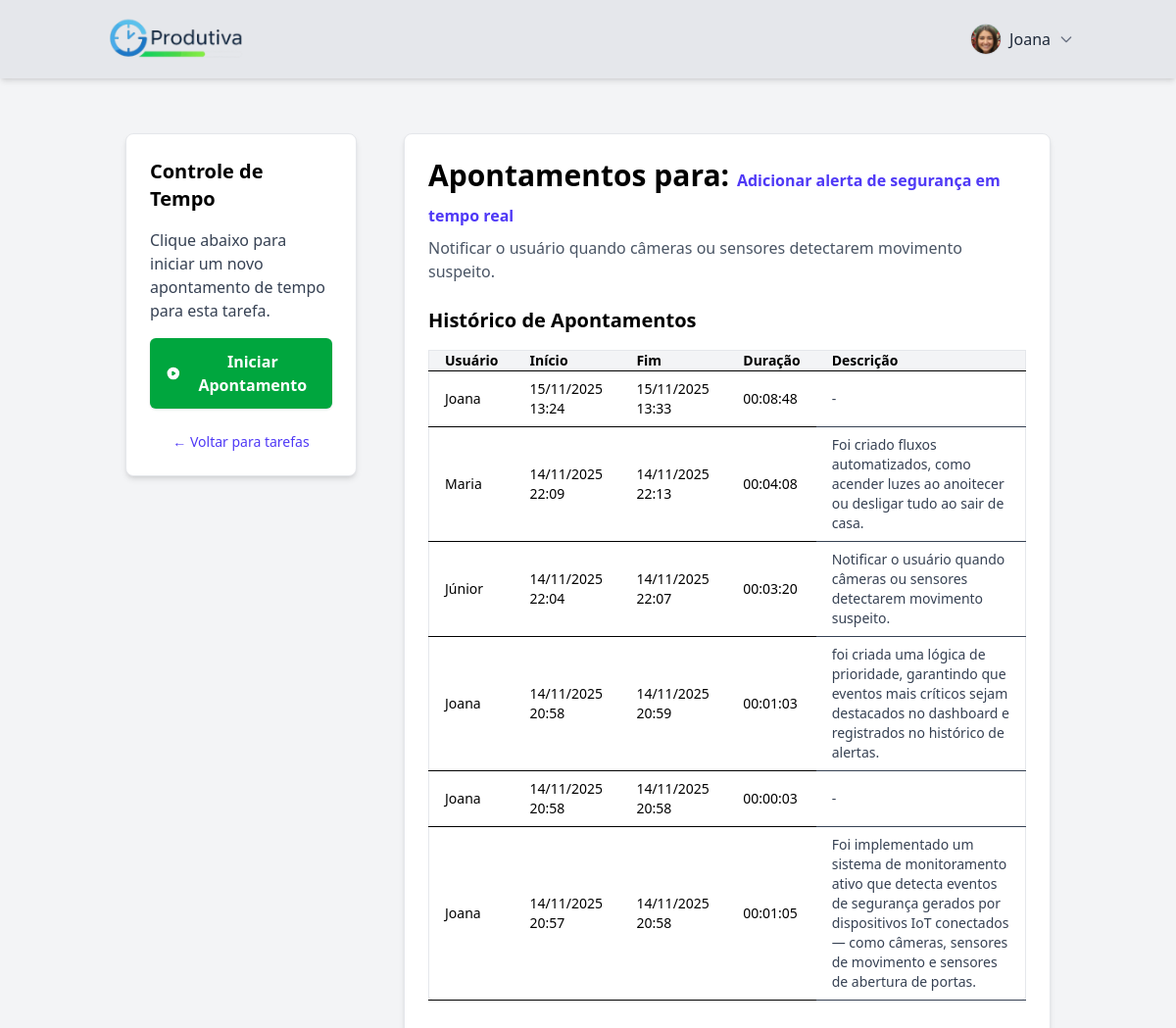
The page /produtiva/tarefa/30/apontamentos/ (signed in) on the database its author committed.
### produtiva/models.py (models this page shows, shortened)
class Perfil(models.Model):
    user = models.OneToOneField(User, on_delete=models.CASCADE, related_name='perfil')
    is_admin = models.BooleanField(default=False)
    foto = models.ImageField(upload_to='fotos_perfil/', blank=True, null=True)

class Tarefa(models.Model):
    nome_tarefa = models.CharField(max_length=100, null=False, blank=False)
    descricao = models.TextField(blank=True, null=True, verbose_name="Descrição")
    categoria = models.CharField(
        max_length=30,
        choices=[
            ("URGENTE_IMPORTANTE", "Importante e Urgente"),
            ("IMPORTANTE_NAO_URGENTE", "Importante e Não Urgente"),
            ("URGENTE_NAO_IMPORTANTE", "Urgente e Não Importante"),
            ("NAO_IMPORTANTE_NAO_URGENTE", "Não Importante e Não Urgente"),
        ],
    )
    estimativa_horas = models.TimeField(null=False, blank=False)
    projeto = models.ForeignKey(
        "Projeto", on_delete=models.CASCADE, related_name="tarefas"
    )
    usuario = models.ForeignKey(
        User,
        on_delete=models.SET_NULL,
        null=True,
        blank=True,
        related_name="tarefas_atribuidas",
    )
    cancelada = models.BooleanField(default=False)
    concluida = models.BooleanField(default=False)

class Apontamento(models.Model):
    hora_inicial = models.DateTimeField(
        null=False,
        blank=False,
    )
    hora_final = models.DateTimeField(
        null=True,
        blank=True
    )
    descricao = models.TextField(blank=True, null=True, verbose_name="Descrição")
    tarefa = models.ForeignKey(
        "Tarefa", on_delete=models.CASCADE, related_name="apontamentos"
    )
    usuario = models.ForeignKey(
        User,
        on_delete=models.SET_NULL,
        null=True,
        blank=True,
        related_name="apontamentos"
    )
    @property
    def duracao_formatada(self):
        d = self.duracao
        if d:
            total_seconds = int(d.total_seconds())
            hours = total_seconds // 3600
            minutes = (total_seconds % 3600) // 60
            seconds = total_seconds % 60
            return f'{hours:02}:{minutes:02}:{seconds:02}'
        return "00:00:00"
    @property
    def duracao(self):
        if self.hora_final and self.hora_inicial:
            return self.hora_final - self.hora_inicial
        return None

### produtiva/views.py (the view, shortened to what this page needs)
# urls.py: path('tarefa/<int:tarefa_id>/apontamentos/', views.apontamentos_tarefa, name='apontamentos_tarefa'),
@cache_control(no_cache=True, must_revalidate=True, no_store=True)
@login_required
def apontamentos_tarefa(request, tarefa_id):
    tarefa = get_object_or_404(Tarefa, id=tarefa_id)
    apontamentos_concluidos = Apontamento.objects.filter(
        tarefa=tarefa,
        hora_final__isnull=False
    ).order_by('-hora_inicial')
    apontamento_ativo = Apontamento.objects.filter(
        tarefa=tarefa,
        usuario=request.user,
        hora_final__isnull=True
    ).first()
    context = {
        'tarefa': tarefa,
        'apontamentos_concluidos': apontamentos_concluidos,
        'apontamento_ativo': apontamento_ativo
    }
    return render(request, 'apontamentos.html', context)

### produtiva/context_processors.py (called while the page is built)
def perfil_context(request):
    if request.user.is_authenticated:
        perfil = getattr(request.user, 'perfil', None)
        return {'perfil': perfil}
    return {}

### produtiva/templates/apontamentos.html (shortened to what this page needs)
{% extends "base.html" %}
{% load static %}
{% block header_right_content %}
<div class="relative flex items-center">
  {% if user.is_authenticated %}
    <button id="perfilMenuBtn" class="group flex items-center space-x-2 focus:outline-none">
      {% if perfil and perfil.foto %}
        <img src="{{ perfil.foto.url }}" alt="Foto de Perfil"
             class="w-8 h-8 rounded-full object-cover border border-gray-300 group-hover:ring-2 group-hover:ring-indigo-500 transition">
      {% endif %}
      <span class="font-medium text-gray-800 group-hover:text-indigo-600 transition">
        {{ user.first_name }}
      </span>
      <svg xmlns="http://www.w3.org/2000/svg" class="w-4 h-4 text-gray-500 group-hover:text-indigo-600 transition" fill="none" viewBox="0 0 24 24" stroke="currentColor" stroke-width="2">
        <path stroke-linecap="round" stroke-linejoin="round" d="M19 9l-7 7-7-7" />
      </svg>
    </button>
  {% else %}
    <a href="{% url 'login' %}"
       class="bg-blue-600 hover:bg-blue-700 text-white font-bold py-2 px-4 rounded transition-colors duration-200">
       Faça Login
    </a>
  {% endif %}
</div>
{% endblock header_right_content %}
{% block 'body' %}
<div class="flex flex-col lg:flex-row min-h-screen bg-gray-100 p-4 lg:p-6 gap-4 lg:gap-6">
  <div class="w-full lg:w-1/4 bg-white p-4 lg:p-6 rounded-lg shadow-md border border-gray-200 mr-6 h-fit">
    <h2 class="text-lg lg:text-xl font-semibold mb-4">Controle de Tempo</h2>
    {% if apontamento_ativo %}
      <p class="text-xs lg:text-sm text-gray-700">Apontamento iniciado por:</p>
      <p class="font-medium text-base lg:text-lg mb-2">{{ apontamento_ativo.usuario.first_name }}</p>
      <p class="text-xs lg:text-sm text-gray-700">Em:</p>
      <p class="font-medium text-base lg:text-lg mb-4">{{ apontamento_ativo.hora_inicial|date:"d/m/Y H:i:s" }}</p>
      <form action="{% url 'apontamentos_tarefa' tarefa.id %}" method="POST">
        {% csrf_token %}
        <input type="hidden" name="action" value="stop">
        <input type="hidden" name="apontamento_id" value="{{ apontamento_ativo.id }}">
        <label for="descricao" class="block text-xs lg:text-sm font-medium text-gray-700 mb-1">
          Descreva o que foi feito:
        </label>
        <textarea
          name="descricao"
          id="descricao"
          rows="3"
          class="w-full border rounded-md p-2 mb-3 bg-gray-50 focus:ring-indigo-500 focus:border-indigo-500 text-sm lg:text-base"
          placeholder="Ex: Corrigi bugs, implementei o cálculo de tempo..."
        ></textarea>
        <button
          type="submit"
          class="flex items-center justify-center w-full px-4 py-3 bg-red-600 text-white font-semibold rounded-md shadow-sm hover:bg-red-700 text-sm lg:text-base"
        >
          <svg class="w-4 h-4 lg:w-5 lg:h-5 mr-2" fill="currentColor" viewBox="0 0 20 20">
            <path fill-rule="evenodd" d="M10 18a8 8 0 100-16 8 8 0 000 16zM8 7a1 1 0 00-1 1v4a1 1 0 002 0V8a1 1 0 00-1-1zm4 0a1 1 0 00-1 1v4a1 1 0 002 0V8a1 1 0 00-1-1z" clip-rule="evenodd"></path>
          </svg>
          Parar Apontamento
        </button>
      </form>
    {% else %}
      <p class="text-gray-700 mb-4 text-sm lg:text-base">Clique abaixo para iniciar um novo apontamento de tempo para esta tarefa.</p>
      <form action="{% url 'apontamentos_tarefa' tarefa.id %}" method="POST">
        <button type="submit" class="flex items-center justify-center w-full px-4 py-3 bg-green-600 text-white font-semibold rounded-md shadow-sm hover:bg-green-700 text-sm lg:text-base">
          <svg class="w-4 h-4 lg:w-5 lg:h-5 mr-2" fill="currentColor" viewBox="0 0 20 20"><path fill-rule="evenodd" d="M10 18a8 8 0 100-16 8 8 0 000 16zM9.555 7.168A1 1 0 008 8v4a1 1 0 001.555.832l3-2a1 1 0 000-1.664l-3-2z" clip-rule="evenodd"></path></svg>
          Iniciar Apontamento
        </button>
      </form>
    {% endif %}
    <a href="{% url 'tarefas_por_projeto' tarefa.projeto.id %}" class="mt-6 block text-center text-xs lg:text-sm text-indigo-600 hover:text-indigo-800 hover:underline">
      &larr; Voltar para tarefas
    </a>
  </div>
  <div class="w-full lg:flex-1 bg-white p-4 lg:p-6 rounded-lg shadow-md border border-gray-200">
    <h1 class="text-xl lg:text-3xl font-bold mb-2">
      Apontamentos para: <span class="text-indigo-600 mb-6 text-sm lg:text-base">{{ tarefa.nome_tarefa }}</span>
    </h1>
    <p class="text-gray-600 mb-6">{{ tarefa.descricao|default_if_none:"" }}</p>
    <h2 class="text-lg lg:text-xl font-semibold mb-4">Histórico de Apontamentos</h2>
    {% if apontamentos_concluidos %}
    <div class="overflow-x-auto">
      <div class="min-w-[600px]">
      <table class="w-full border border-gray-200 rounded-lg shadow-sm">
        <thead class="bg-gray-100">
          <tr>
            <th class="px-3 lg:px-4 border-b text-left text-xs lg:text-sm">Usuário</th>
            <th class="px-3 lg:px-4 border-b text-left text-xs lg:text-sm">Início</th>
            <th class="px-3 lg:px-4 border-b text-left text-xs lg:text-sm">Fim</th>
            <th class="px-3 lg:px-4 border-b text-left text-xs lg:text-sm">Duração</th>
            <th class="px-3 lg:px-4 border-b text-left text-xs lg:text-sm">Descrição</th>
          </tr>
        </thead>
        <tbody>
          {% for ap in apontamentos_concluidos %}
          <tr class="hover:bg-gray-50">
            <td class="px-3 lg:px-4 py-2 border-b text-xs lg:text-sm">{{ ap.usuario.first_name }}</td>
            <td class="px-3 lg:px-4 py-2 border-b text-xs lg:text-sm">{{ ap.hora_inicial|date:"d/m/Y H:i" }}</td>
            <td class="px-3 lg:px-4 py-2 border-b text-xs lg:text-sm">{{ ap.hora_final|date:"d/m/Y H:i" }}</td>
            <td class="px-3 lg:px-4 py-2 border-b text-xs lg:text-sm">{{ ap.duracao_formatada }}</td>
            <td class="px-3 lg:px-4 py-2 border-b text-gray-700 text-xs lg:text-sm">{{ ap.descricao|default:"-" }}</td>
          </tr>
          {% endfor %}
        </tbody>
      </table>
    </div>
    </div>
    {% else %}
    <p class="text-gray-500 text-sm lg:text-base">Nenhum apontamento concluído para esta tarefa ainda.</p>
    {% endif %}
  </div>
</div>
{% endblock 'body' %}

### rows shown on the page
Perfil: foto (picture)
Tarefa: nome_tarefa "Adicionar alerta de segurança em tempo real", descricao "Notificar o usuário quando câmeras ou sensores detectarem movimento suspeito."
Apontamento: usuario.first_name "Joana", hora_inicial "15/11/2025 13:24", hora_final "15/11/2025 13:33", duracao_formatada "00:08:48", descricao "-"
Apontamento: usuario.first_name "Maria", hora_inicial "14/11/2025 22:09", hora_final "14/11/2025 22:13", duracao_formatada "00:04:08", descricao "Foi criado fluxos automatizados, como acender luzes ao anoitecer ou desligar tudo ao sair de casa."
Apontamento: usuario.first_name "Júnior", hora_inicial "14/11/2025 22:04", hora_final "14/11/2025 22:07", duracao_formatada "00:03:20", descricao "Notificar o usuário quando câmeras ou sensores detectarem movimento suspeito."
Apontamento: usuario.first_name "Joana", hora_inicial "14/11/2025 20:58", hora_final "14/11/2025 20:59", duracao_formatada "00:01:03", descricao "foi criada uma lógica de prioridade, garantindo que eventos mais críticos sejam destacados no dashboard e registrados no histórico de alertas."
Apontamento: usuario.first_name "Joana", hora_inicial "14/11/2025 20:58", hora_final "14/11/2025 20:58", duracao_formatada "00:00:03", descricao "-"
Apontamento: usuario.first_name "Joana", hora_inicial "14/11/2025 20:57", hora_final "14/11/2025 20:58", duracao_formatada "00:01:05", descricao "Foi implementado um sistema de monitoramento ativo que detecta eventos de segurança gerados por dispositivos IoT conectados — como câmeras, sensores de movimento e sensores de abertura de portas."

### other values the page prints
{{ user.first_name }} "Joana"
